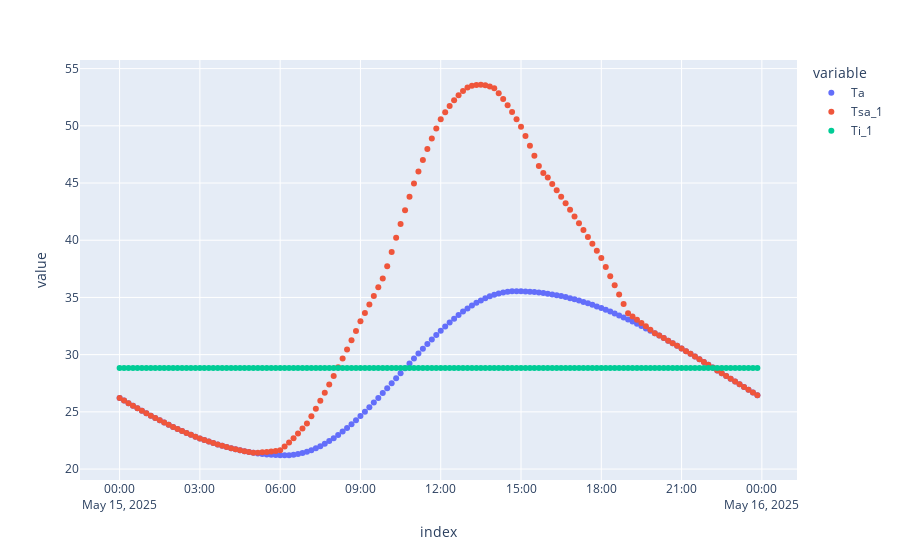

Write notebook code for a chart like this one.
### Code cell
eh.Nx = 100
eh.dt = 600
eh.materials('./eh_config/materials.ini')
dia_promedio = eh.meanDay(epw_file="epw/Torreon.epw",month='05')
tsa_df = eh.Tsa(
    meanDay_dataframe=dia_promedio,
    solar_absortance=0.8,
    surface_tilt=90, 
    surface_azimuth=180,
    )

sc = [
    ("EPS", 0.1),
    # ("Acero", 0.1),
#    ("brick", 0.2),
#    ("concrete", 0.1),
]

sc_df, Qcool,Qheat = eh.solveCS(sc, tsa_df,AC=True)
resultado = tsa_df.join(sc_df, how="right")

solucion = pd.concat([resultado[['zenith', 'elevation', 'azimuth', 'equation_of_time', 'Tn', 'DeltaTn', 'Ta', 'Ig', 'Ib', 'Id']], resultado[["Is", "Tsa", "Ti"]].add_suffix("_1", axis=1)], axis=1)

print(Qcool/3600,Qheat/3600)

px.scatter(
    data_frame=solucion,
    x=solucion.index,
    y=["Ta","Tsa_1","Ti_1"]
)

### Figure 1 — Plotly figure (JSON) as saved in the notebook; plotly's stock layout.template omitted (floating-point values rounded to 4 significant figures; data arrays with more than 128 entries replaced by an {"elided": "..."} marker saying what was removed)
{"data": [{"hovertemplate": "variable=Ta<br>index=%{x}<br>value=%{y}<extra></extra>", "legendgroup": "Ta", "marker": {"color": "#636efa", "symbol": "circle"}, "mode": "markers", "name": "Ta", "orientation": "v", "showlegend": true, "type": "scatter", "x": {"elided": "144 str values"}, "xaxis": "x", "y": {"elided": "144 float values"}, "yaxis": "y"}, {"hovertemplate": "variable=Tsa_1<br>index=%{x}<br>value=%{y}<extra></extra>", "legendgroup": "Tsa_1", "marker": {"color": "#EF553B", "symbol": "circle"}, "mode": "markers", "name": "Tsa_1", "orientation": "v", "showlegend": true, "type": "scatter", "x": {"elided": "144 str values"}, "xaxis": "x", "y": {"elided": "144 float values"}, "yaxis": "y"}, {"hovertemplate": "variable=Ti_1<br>index=%{x}<br>value=%{y}<extra></extra>", "legendgroup": "Ti_1", "marker": {"color": "#00cc96", "symbol": "circle"}, "mode": "markers", "name": "Ti_1", "orientation": "v", "showlegend": true, "type": "scatter", "x": {"elided": "144 str values"}, "xaxis": "x", "y": {"elided": "144 float values"}, "yaxis": "y"}], "layout": {"legend": {"title": {"text": "variable"}, "tracegroupgap": 0}, "margin": {"t": 60}, "xaxis": {"anchor": "y", "domain": [0, 1], "title": {"text": "index"}}, "yaxis": {"anchor": "x", "domain": [0, 1], "title": {"text": "value"}}}}
